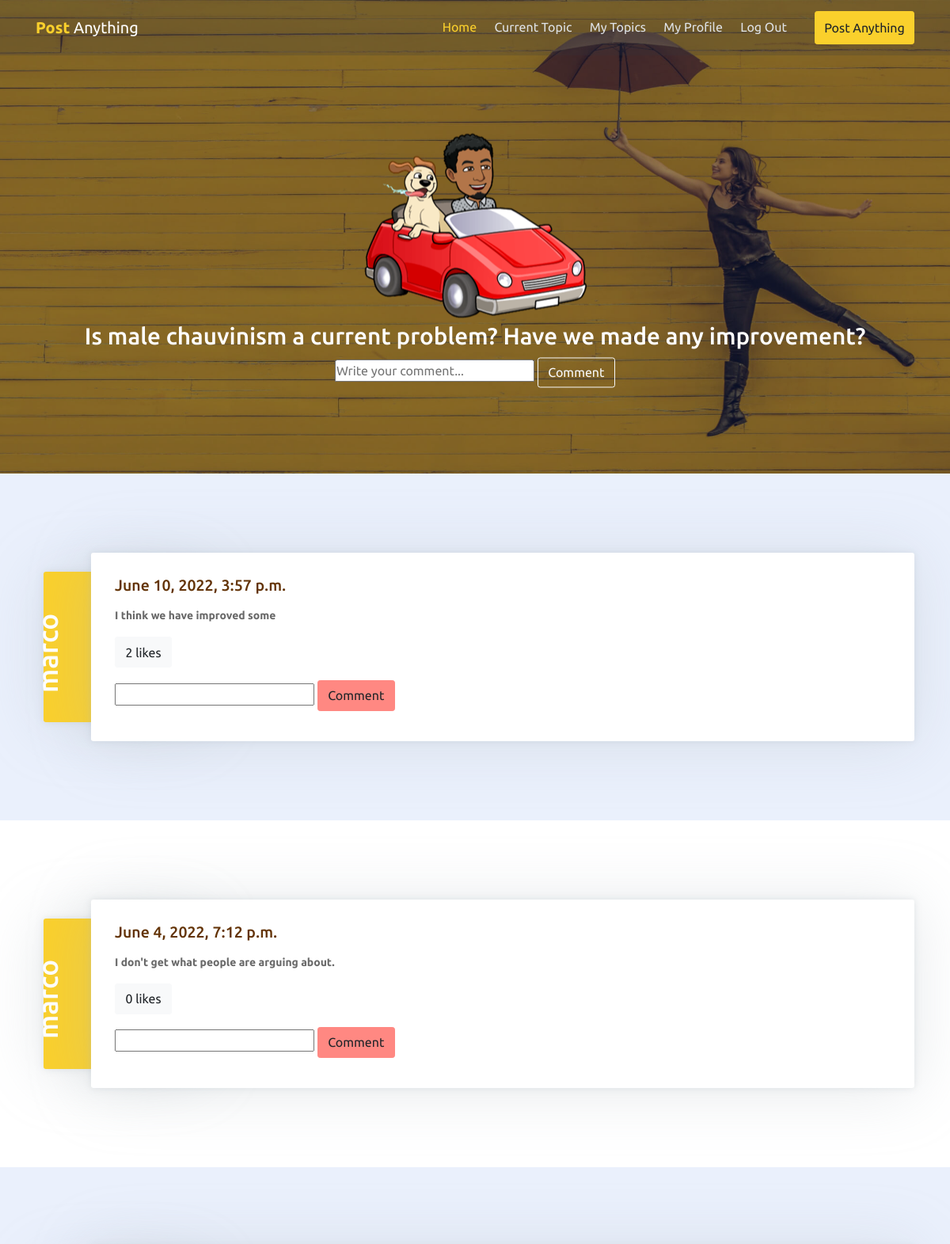
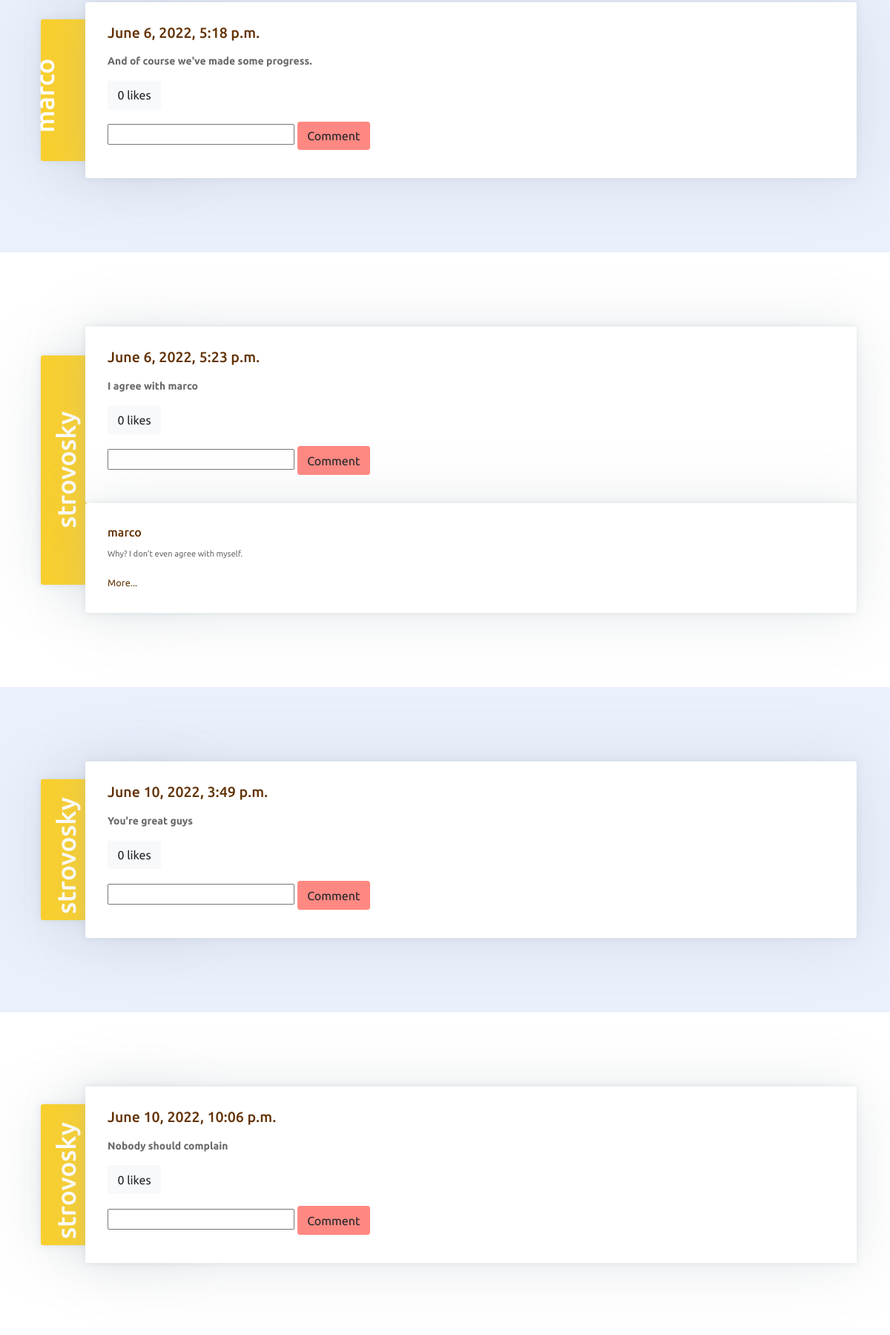
The app's page /topic/2/5/ (signed in, upper part) with its own data (2 pictures, top to bottom).
### users/models.py (models this page shows, shortened)
class Profile(Model):
    user = OneToOneField(to=User, on_delete=CASCADE)
    profile_pic = ImageField(default='default_pic.png', upload_to='profile_pics/')
    about_me = CharField(max_length=200, blank=True, null=True)
    topics_read = ManyToManyField(to=Topics, default=None, blank=True)
    started_reading = DateField(default=None, null=True, blank=True)

### blog/models.py (models this page shows, shortened)
class Topics(Model):
    content = CharField(max_length=250)
    num_likes = IntegerField(default=0)

class Comments(Model):
    content = CharField(max_length=300)
    num_likes = IntegerField(default=0)
    date_created = DateTimeField(auto_now=True)
    author = ForeignKey(to=User, on_delete=CASCADE)
    topic = ForeignKey(to=Topics, on_delete=CASCADE)

class Subcomments(Model):
    content = CharField(max_length=300)
    num_likes = IntegerField(default=0)
    date_created = DateTimeField(auto_now=True)
    author = ForeignKey(to=User, on_delete=CASCADE)
    parent_comment = ForeignKey(to=Comments, on_delete=CASCADE)

### blog/views.py (the view)
# urls.py: path("topic/<int:pk>/<int:user_id>/", view=views.topic_detail_view, name="topic_detail"),
@login_required(login_url="/login/")
def topic_detail_view(request, pk, user_id):
    if request.method == "POST":
        topic = Topics.objects.get(pk=pk)
        user = User.objects.get(id=user_id)
        topic_comments = Comments.objects.filter(topic=topic)
        subcomments = Subcomments.objects.all()
        for comment in Comments.objects.all():
            if request.POST.get("likes") == "like" + str(comment.id):
                comment.num_likes += 1
                comment.save()
        for comment in topic.comments_set.all():
            if request.POST.get("btn_subcomment") == str(comment.id):
                content = request.POST.get("txt_subcomment")
                subcomment = Subcomments.objects.create(content=content, author=user, parent_comment=comment)
                subcomment.save()
        if request.POST.get("btn_comment") == "comment_pressed":
            Comments.objects.create(content=request.POST.get("new_comment"), author=user, topic=topic)
            messages.success(request, "Comment created")
        return render(request, "blog/topic.html", {"topic_comments":topic_comments, "topic":topic, "subcomments":subcomments})
    else:
        topic = Topics.objects.get(pk=pk)
        topic_comments = Comments.objects.filter(topic=topic)
        return render(request, "blog/topic.html", {"topic":topic, "topic_comments":topic_comments})

### blog/templates/blog/topic.html (shortened to what this page needs)
{% extends "blog/base.html" %}
{% block main %}
<header id="home" class="header">
    <div class="header-content">
        <img src="{{user.profile.profile_pic.url}}" alt="{{user.username}}">
        <h3>{{topic.content}}</h3>
        <form method="post">
            <label for="new_comment">
                <input type="text" id="new_comment" placeholder="Write your comment..." name="new_comment" />
            </label>
            <button type="submit" class="btn btn-outline-light" name="btn_comment" value="comment_pressed" >Comment</button>
        </form>
    </div>
</header>
{% for comment in topic_comments %}
<section id="about">
    <div class="container">
        <div class="about-wrapper">
            <div class="after"><h1><a href="{% url 'my_profile' comment.author.pk %}" style="color: white;">{{comment.author.username}}</a></h1></div>
            <div class="content">
                <h5 class="title mb-3"><a href="{% url 'blog:detail_comment' comment.pk topic.id %}">{{comment.date_created}}</a></h5>
                <div class="row">
                    <div class="col">
                        <p><b>{{comment.content}}</b></p>
                    </div>
                </div>
                <form method="post">
                    <button type="submit" class="btn btn-light" name="likes" value="like{{comment.id}}">{{comment.num_likes}} likes</button>
                </form>
                <form method="post" action="#">
                    <label for="comment">
                        <input type="text" id="comment" name="txt_subcomment" />
                        <button type="submit" class="btn btn-warning" name="btn_subcomment" value="{{comment.id}}" >Comment</button>
                    </label>
                </form>
            </div>
            {% if comment.subcomments_set.all|length > 0 %}
                <div class="content">
                    <a href="{% url 'my_profile' comment.subcomments_set.all.first.author.pk %}"><h6>{{comment.subcomments_set.all.first.author.username}}</h6></a>
                    <p><small>{{comment.subcomments_set.all.first.content}}</small></p>
                    <a href="{% url 'blog:detail_comment' comment.pk topic.id %}"><small>More...</small></a>
                </div>
            {% endif %}
        </div>
    </div>
</section>
{% endfor %}
{% endblock main %}

### records on screen
Topics: content "Is male chauvinism a current problem? Have we made any improvement?"
Comments: author.username "marco", date_created "June 10, 2022, 3:57 p.m.", content "I think we have improved some", num_likes "2", {{ comment.id }} 3 (drawn)
Comments: author.username "marco", date_created "June 4, 2022, 7:12 p.m.", content "I don't get what people are arguing about.", num_likes "0", {{ comment.id }} 4 (drawn)
Comments: author.username "marco", date_created "June 6, 2022, 5:18 p.m.", content "And of course we've made some progress.", num_likes "0", {{ comment.id }} 5 (drawn)
Comments: author.username "strovosky", date_created "June 6, 2022, 5:23 p.m.", content "I agree with marco", num_likes "0", subcomments_set.all.first.author.username "marco", subcomments_set.all.first.content "Why? I don't even agree with myself."
Comments: author.username "strovosky", date_created "June 10, 2022, 3:49 p.m.", content "You're great guys", num_likes "0", {{ comment.id }} 7 (drawn)
Comments: author.username "strovosky", date_created "June 10, 2022, 10:06 p.m.", content "Nobody should complain", num_likes "0", {{ comment.id }} 9 (drawn)
